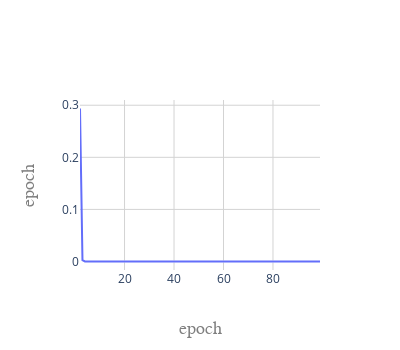

The notebook cell this image was saved under:
### Markdown cell above
Our neural network works as we see the decrease in the loss function with each epoch

### Code cell
import plotly.graph_objects as go
fig = go.Figure()
# Add traces
fig.add_trace(go.Scatter(x=n_epoch[1:], y=loss[1:]))
fig.update_layout(
    paper_bgcolor='rgba(0,0,0,0)',
    plot_bgcolor = 'rgba(0,0,0,0)',
    legend_orientation="h",
    autosize=False,
    width=400,
    height=350,
    xaxis=go.layout.XAxis(
        title=go.layout.xaxis.Title(
            text="epoch",
            font=dict(
                family="Arial Narrow",
                size=18,
                color="#7f7f7f"))),
    yaxis=go.layout.YAxis(
    title=go.layout.yaxis.Title(
        text="epoch",
        font=dict(
                family="Arial Narrow",
                size=18,
                color="#7f7f7f"
            )
        )
    )
    
)
fig.update_xaxes(showgrid = True, gridwidth=1, gridcolor='LightGrey')
fig.update_yaxes(showgrid = True, gridwidth=1, gridcolor='LightGrey')

fig.show()

### Figure 1 — Plotly figure (JSON) as saved in the notebook; plotly's stock layout.template omitted (floating-point values rounded to 4 significant figures)
{"data": [{"type": "scatter", "x": [2, 3, 4, 5, 6, 7, 8, 9, 10, 11, 12, 13, 14, 15, 16, 17, 18, 19, 20, 21, 22, 23, 24, 25, 26, 27, 28, 29, 30, 31, 32, 33, 34, 35, 36, 37, 38, 39, 40, 41, 42, 43, 44, 45, 46, 47, 48, 49, 50, 51, 52, 53, 54, 55, 56, 57, 58, 59, 60, 61, 62, 63, 64, 65, 66, 67, 68, 69, 70, 71, 72, 73, 74, 75, 76, 77, 78, 79, 80, 81, 82, 83, 84, 85, 86, 87, 88, 89, 90, 91, 92, 93, 94, 95, 96, 97, 98, 99], "y": [0.2937, 0.002463, 6.167e-05, 2.491e-06, 3.642e-07, 8.584e-08, 2.133e-08, 5.323e-09, 1.329e-09, 3.319e-10, 8.289e-11, 2.07e-11, 5.17e-12, 1.291e-12, 3.224e-13, 8.051e-14, 2.011e-14, 5.021e-15, 1.254e-15, 3.131e-16, 7.82e-17, 1.953e-17, 4.877e-18, 1.218e-18, 3.042e-19, 7.596e-20, 1.897e-20, 4.737e-21, 1.183e-21, 2.954e-22, 7.378e-23, 1.842e-23, 4.601e-24, 1.149e-24, 2.869e-25, 7.165e-26, 1.789e-26, 4.467e-27, 1.116e-27, 2.784e-28, 6.95e-29, 1.751e-29, 4.357e-30, 1.071e-30, 2.654e-31, 6.635e-32, 1.396e-32, 3.948e-33, 7.704e-34, 4.815e-34, 9.63e-35, 9.63e-35, 9.63e-35, 9.63e-35, 9.63e-35, 9.63e-35, 9.63e-35, 9.63e-35, 9.63e-35, 9.63e-35, 9.63e-35, 9.63e-35, 9.63e-35, 9.63e-35, 9.63e-35, 9.63e-35, 9.63e-35, 9.63e-35, 9.63e-35, 9.63e-35, 9.63e-35, 9.63e-35, 9.63e-35, 9.63e-35, 9.63e-35, 9.63e-35, 9.63e-35, 9.63e-35, 9.63e-35, 9.63e-35, 9.63e-35, 9.63e-35, 9.63e-35, 9.63e-35, 9.63e-35, 9.63e-35, 9.63e-35, 9.63e-35, 9.63e-35, 9.63e-35, 9.63e-35, 9.63e-35, 9.63e-35, 9.63e-35, 9.63e-35, 9.63e-35, 9.63e-35, 9.63e-35]}], "layout": {"autosize": false, "height": 350, "legend": {"orientation": "h"}, "paper_bgcolor": "rgba(0,0,0,0)", "plot_bgcolor": "rgba(0,0,0,0)", "width": 400, "xaxis": {"gridcolor": "LightGrey", "gridwidth": 1, "showgrid": true, "title": {"font": {"color": "#7f7f7f", "family": "Arial Narrow", "size": 18}, "text": "epoch"}}, "yaxis": {"gridcolor": "LightGrey", "gridwidth": 1, "showgrid": true, "title": {"font": {"color": "#7f7f7f", "family": "Arial Narrow", "size": 18}, "text": "epoch"}}}}
